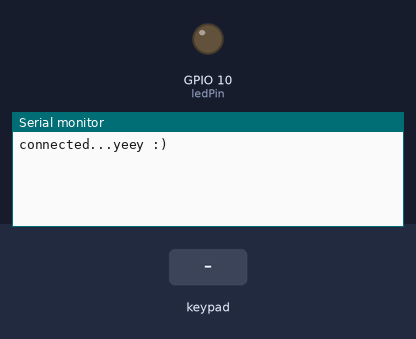
Bench run of a program on a simulated ESP8266 (NodeMCU). Parts: output pins drawn as LEDs (lit = HIGH), the last lines printed to the serial monitor. Wiring (inferred from the names in the program): 4×3 keypad with keys 1 2 3 4 5 6 7 8 9 * 0 #: rows GPIO 4, GPIO 0, GPIO 2, GPIO 14; columns GPIO 16, GPIO 5, GPIO 12. The inputs (shaded band) are chosen by the test bench. WiFi joins after 1.5 s; servers stay silent unless stated; pins used as bus, display or sensor lines are not drawn.

Above: at 3.7 s.
3.8 s: key '1' pressed
At 4.4 s:
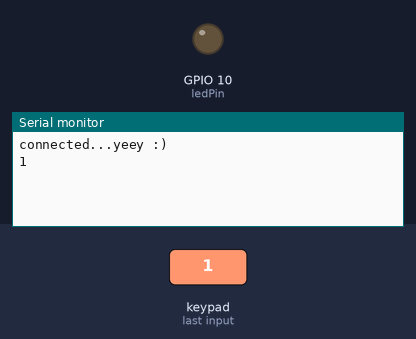
5.3 s: keypad keys 4 0 2 1 4 # pressed 0.4 s apart
At 8.2 s:
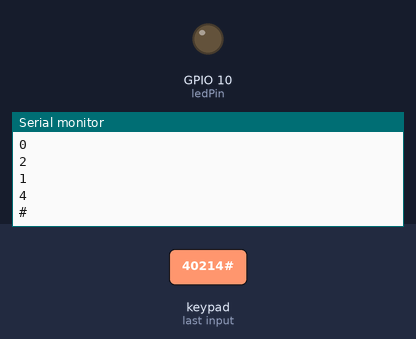
9.2 s: key '*' pressed
At 9.7 s:
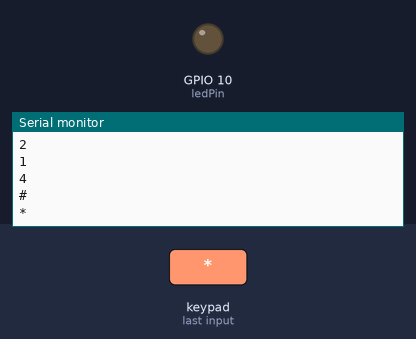
Timing chart, 0 to 12.2 s (numbered marks = the images above; inputs shaded):
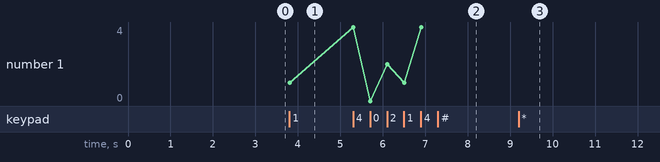

The program:

main.cpp
```cpp
#include <Arduino.h>
#include <ESP8266WiFi.h> //https://github.com/esp8266/Arduino
#include <ModbusIP_ESP8266.h>
#include <Modbus.h>
#include <DNSServer.h>
#include <ESP8266WebServer.h>
#include <WiFiManager.h> //https://github.com/tzapu/WiFiManager
#include <MatrixKeypad.h>

const uint8_t rown = 4; // 4 rows
const uint8_t coln = 3; // 3 columns
uint8_t rowPins[rown] = {4, 0, 2, 14};
// byte colPins[n_cols] = {D0, D1, D6};
uint8_t colPins[coln] = {16, 5, 12}; // frist column is connect to pin 6, second to 5...
char keymap[rown][coln] =
    {{'1', '2', '3'}, // key of the frist row frist column is '1', frist row second column column is '2'
     {'4', '5', '6'}, // key of the second row frist column is '4', second row second column column is '5'
     {'7', '8', '9'},
     {'*', '0', '#'}};
MatrixKeypad_t *keypad; // keypad is the variable that you will need to pass to the other functions
int hitung = 0, ad;
char key;
bool valkey = false;
const int LED_COIL = 100;
const int ledPin = 10; // Builtin ESP8266 LED
ModbusIP mb;

bool cbConn(IPAddress ip)
{
  Serial.println(ip);
  return true;
}

void setup()
{
  Serial.begin(115200);
  pinMode(12, OUTPUT);
  pinMode(14, INPUT_PULLUP);
  digitalWrite(12, LOW);
  delay(1000);
  WiFiManager wm;
  if (digitalRead(14) == LOW)
  {
    wm.resetSettings();
  }
  bool res;
  res = wm.autoConnect("keypad"); // password protected ap

  if (!res)
  {
    Serial.println("Failed to connect");
    // ESP.restart();
  }
  else
  {
    // if you get here you have connected to the WiFi
    Serial.println("connected...yeey :)");
  }
  mb.onConnect(cbConn); // Add callback on connection event
  mb.server();
  pinMode(ledPin, OUTPUT);
  for (int i = 0; i < 100; i++)
  {
    mb.addCoil(i);
  }

  //  mb.onSetCoil(LED_COIL, cbLed); // Add callback on Coil LED_COIL value set
  mb.addHreg(0);
  keypad = MatrixKeypad_create((char *)keymap /* don't forget to do this cast */, rowPins, colPins, rown, coln); // creates the keypad object
}

void loop()
{
  mb.task();
  MatrixKeypad_scan(keypad);
  if (MatrixKeypad_hasKey(keypad))
  {
    key = MatrixKeypad_waitForKey(keypad);
    Serial.println(key);
    ad = String(key).toInt();
    valkey = !mb.Coil(ad);
    if (key == '*')
    {
      valkey = !mb.Coil(10);
      mb.Coil(10, valkey);
    }
    else if (key == '#')
    {
      valkey = !mb.Coil(11);
      mb.Coil(11, valkey);
    }
    else
    {
      mb.Coil(ad, valkey);
    }
  }
  mb.Hreg(0, key);
  delay(10); // do something
}

/* blinks a led roughly each second */
void blink()
{
  static int led_state = LOW;
  static long time = 0;
  if (millis() - time > 500)
  {
    if (led_state == HIGH)
    {
      led_state = LOW;
    }
    else
    {
      led_state = HIGH;
    }
    digitalWrite(ledPin, led_state);
    time = millis();
  }
}
```

Measured:
- after the input at 3.8 s, the serial monitor: prints a new line at once (image 1)
- after the input at 5.3 s, the serial monitor: prints a new line at once (image 2)
- after the input at 9.2 s, the serial monitor: prints a new line at once (image 3)
- plotted number 1: 1 → 4 after the input at 5.3 s
